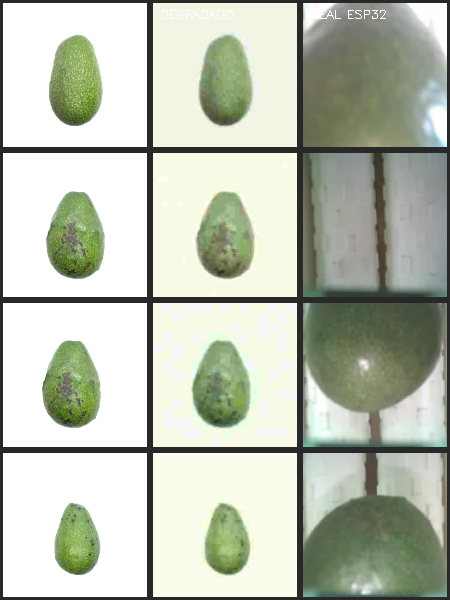
#> input picture ml_antracnosis/docs_muestras/1_comparacion_original_degradado_real.png, 450 x 600 px
$ python -i preprocess.py   (imports and definitions only)
#> lines starting #> are read from the running program, lines starting #| are printed output that depends on the picture
#> further down, picture is the input picture: shape (600, 450, 3); mean B, G, R 177.9, 193, 187.2
"""
PaltaCheck · Paso 1 — Preprocesado del dataset
================================================
Transforma el dataset "de estudio" (paltas nítidas sobre fondo blanco) en un
dataset que SE PARECE a lo que ve tu cámara ESP32-CAM (baja resolución, borroso,
desaturado, con el fondo de tu cinta). Así el modelo entrena en el mismo dominio
en el que va a trabajar.

Pipeline por imagen:
    1. Leer + etiqueta desde el CSV (Healthy / Scab / Anthracnose)
    2. Segmentar la palta (quitar el fondo blanco) -> máscara
    3. Reemplazar el fondo según config.BACKGROUND_MODE
    4. Recorte cuadrado centrado en la palta
    5. Degradación tipo cámara OV2640 (resize bajo, blur, desaturación, tinte,
       ruido, compresión JPEG agresiva)
    6. Guardar en data/processed/{train,val}/{sana,antracnosis}/

Uso:
    python preprocess.py
    python preprocess.py --limit 200      # prueba rápida con 200 imágenes
"""
import argparse
import random
import shutil
from pathlib import Path

import cv2
import numpy as np
import pandas as pd
from sklearn.model_selection import train_test_split
from tqdm import tqdm

import config as C


# ── 1. Segmentación: separar la palta del fondo blanco ───────────────────────
# [63 lines left out: functions mascara_palta, bbox_de_mascara, cargar_parches_fondo, poner_fondo, not called in this run]


# ── 3. Degradación tipo cámara OV2640 del ESP32 ──────────────────────────────
def degradar_camara(img):
    size = C.CAM_SIZE
    h, w = img.shape[:2]
#> h = 600; w = 450
    mm = min(h, w)
#> mm = 450
    img = img[(h - mm) // 2:(h - mm) // 2 + mm, (w - mm) // 2:(w - mm) // 2 + mm]
    # baja resolución real: encoge y vuelve a ampliar (pierde detalle)
    small = cv2.resize(img, (size // 2, size // 2), interpolation=cv2.INTER_AREA)
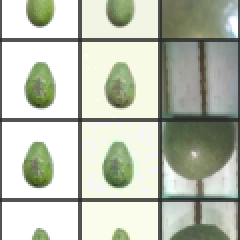
#> small: shape (120, 120, 3) (shown 2 times larger); mean of channels 0, 1, 2 178.4, 193, 187.5; drawn as B, G, R
    img = cv2.resize(small, (size, size), interpolation=cv2.INTER_LINEAR)
#> img: shape (240, 240, 3)
    # desenfoque (lente blanda)
    k = random.choice(C.BLUR_KERNELS)
    img = cv2.GaussianBlur(img, (k, k), 0)
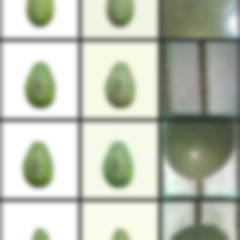
#> img: shape (240, 240, 3); mean of channels 0, 1, 2 178.6, 193.3, 187.8; drawn as B, G, R
    # baja saturación + tinte (mal balance de blancos)
    hsv = cv2.cvtColor(img, cv2.COLOR_BGR2HSV).astype(np.float32)
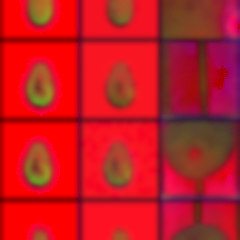
#> hsv: shape (240, 240, 3) float32; mean of channels 0, 1, 2 33.6, 24.7, 193.4; drawn as B, G, R
    hsv[..., 1] *= random.uniform(*C.SATURATION)
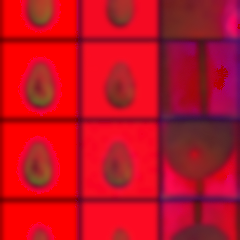
#> hsv: shape (240, 240, 3) float32; mean of channels 0, 1, 2 33.6, 14.9, 193.4; drawn as B, G, R
    hsv[..., 2] *= random.uniform(0.85, 1.05)
    img = cv2.cvtColor(np.clip(hsv, 0, 255).astype(np.uint8), cv2.COLOR_HSV2BGR)
    b, g, r = cv2.split(img.astype(np.float32))
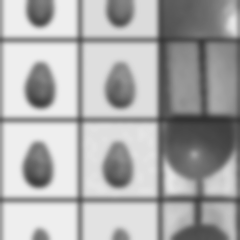
#> b: shape (240, 240) float32; min 49, max 238, mean 171.8
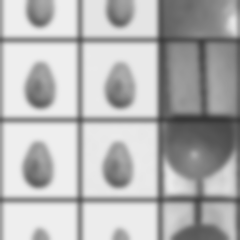
#> g: shape (240, 240) float32; min 54, max 238, mean 180.1
    g *= random.uniform(1.0, 1.12)
    b *= random.uniform(0.9, 1.05)
    img = cv2.merge([np.clip(b, 0, 255), np.clip(g, 0, 255),
                     np.clip(r, 0, 255)]).astype(np.uint8)
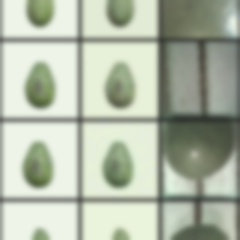
#> img: shape (240, 240, 3); mean B, G, R 167.3, 185.3, 176.8
    # ruido de sensor
    n = np.random.normal(0, random.uniform(4, 9), img.shape).astype(np.float32)
    img = np.clip(img.astype(np.float32) + n, 0, 255).astype(np.uint8)
    # compresión JPEG agresiva (como jpeg_quality=12 del firmware)
    q = random.randint(*C.JPEG_QUALITY)
    ok, enc = cv2.imencode(".jpg", img, [cv2.IMWRITE_JPEG_QUALITY, q])
#> enc = 2779 values, max 255 at index 0, min 0 at index 4, mean 109.6
    return cv2.imdecode(enc, cv2.IMREAD_COLOR)


# ── 4. Etiquetas: mapear las 3 condiciones a las 2 clases finales ────────────
# [70 lines left out: functions etiqueta_final, main, not called in this run]


# [2 lines not run here, left out]

>>> import cv2
>>> picture = cv2.imread('docs_muestras/1_comparacion_original_degradado_real.png')
>>> result = degradar_camara(picture)
